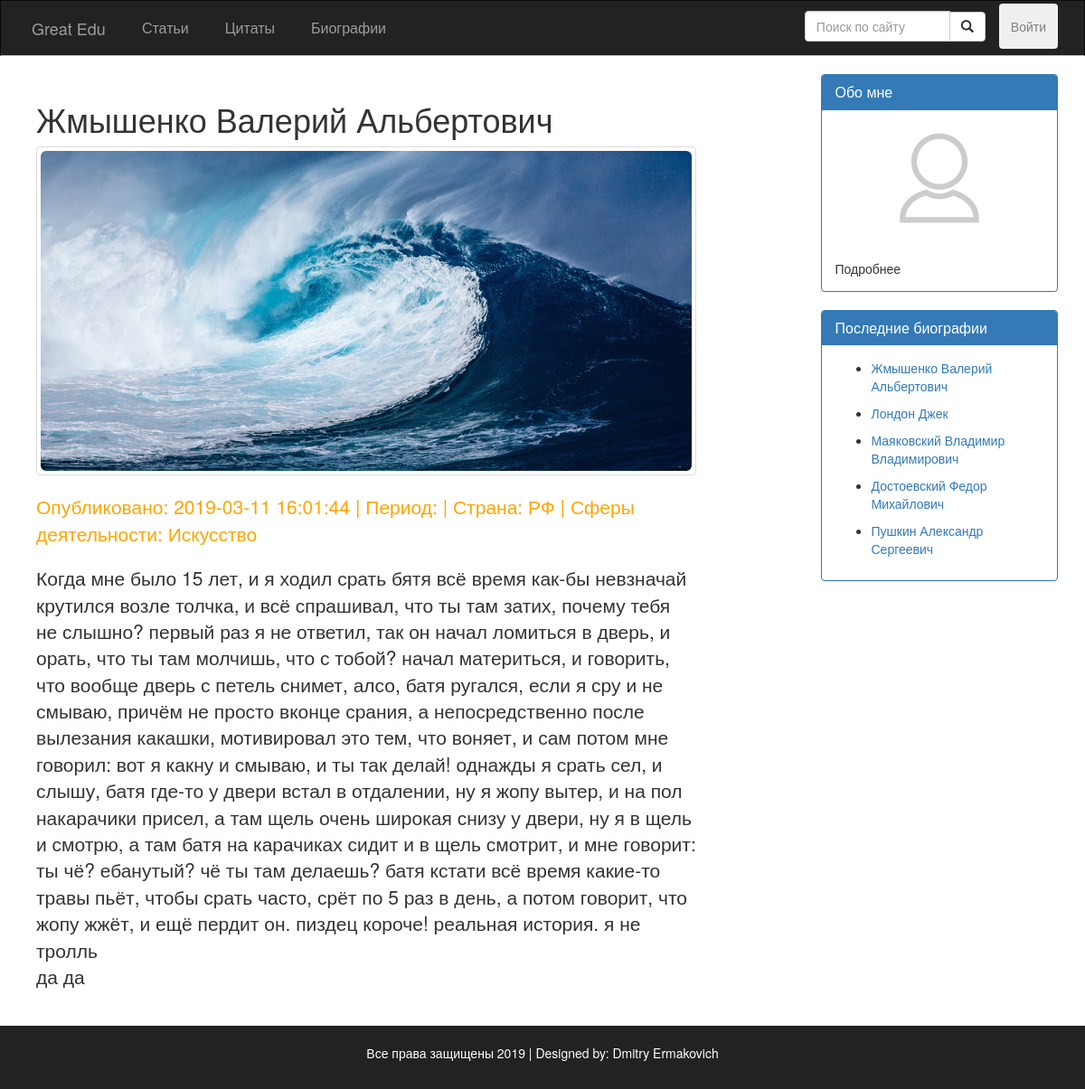
The app's page /src/public_routes/Bio.php?id=6, older data.
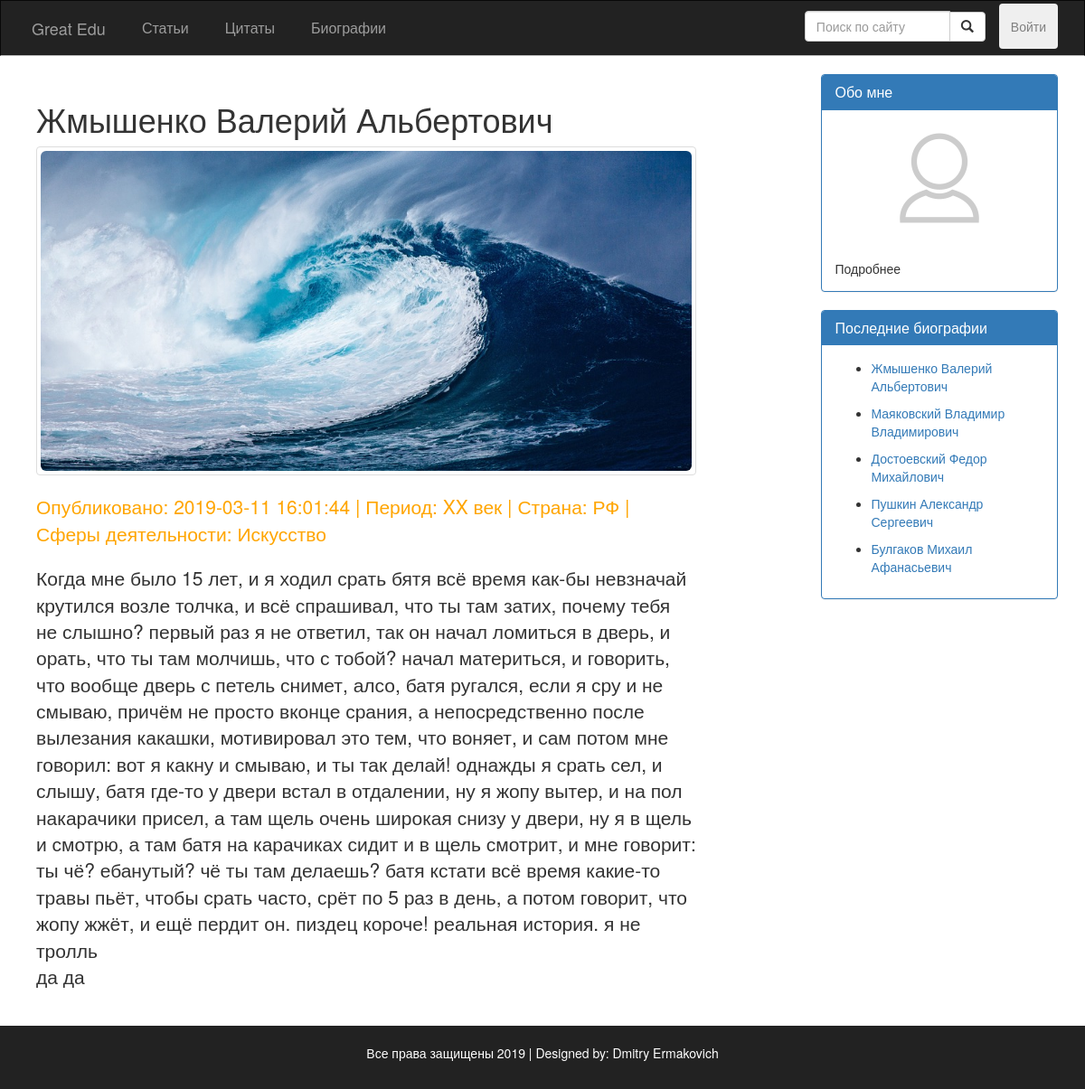
The same page, newer data.
### src/Include/dbFunctions.php (called while the page is built, shortened)
<?php
require_once 'DatabaseLoad.php';
function doSQLQuery($query)
{
  global $con2;
  try {
    $exec = mysqli_query($con2, $query) or die(mysqli_error($con2));
    if ($exec) {
      return $exec;
    }
  } catch (Exception $e) {
    echo $e->getMessage();
  }
  return false;
}
function getPeriodNameById($id) {
  $query = "SELECT название FROM Периоды WHERE id = $id";
  $exec = doSQLQuery($query);
  if ($res = mysqli_fetch_assoc($exec)) {
    return $res['название'];
  }
  return null;
}
function getShpereNameById($id) {
  $query = "SELECT название FROM Сферы_деятельности WHERE id = $id";
  $exec = doSQLQuery($query);
  if ($res = mysqli_fetch_assoc($exec)) {
    return $res['название'];
  }
  return null;
}

### src/Include/commonFuncs.php (called while the page is built, shortened)
<?php
function LoadTextFromBioFile($file)
{
  $post_content = '';
  if (is_null($file)) {
    $post_content = 'error load';
  } else {
    $post_content = file_get_contents('Upload/bios/' . $file);
  }
  return $post_content;
}

### src/utils/bio_c.php (the view, shortened to what this page needs)
<?php
function fillBioData()
{
  if (isset($_GET['id'])) {
    $query = "SELECT * FROM Авторы WHERE id = '$_GET[id]'";
    $exec = doSQLQuery($query);
    if (mysqli_num_rows($exec) > 0) {
      if ($post = mysqli_fetch_assoc($exec)) {
        $post_date = $post['дата_добавления'];
        $post_title = "$post[фамилия] $post[имя] $post[отчество]";
        $post_state = $post['страна_принадлежности'];
        $post_sphere_id = $post['сферы_деятельности'];
        $post_sphere = getShpereNameById($post_sphere_id);
        $post_period_id = $post['период'];
        $post_period = getPeriodNameById($post_period_id);
        $biography = $post['биография'];
        $post_image = $biography . '.jpg';
        $post_file = $biography . '.txt';
        $post_content = LoadTextFromBioFile($post_file);
        ?>
        <div class="post">
          <div class="post-title">
            <h1><?php echo htmlentities($post_title); ?></h1>
          </div>
          <div class="thumbnail">
            <img class="img-responsive img-rounded" style="max-height: 500px;" src="../Upload/bios/<?php echo $post_image . '?m='; ?>">
          </div>
          <div class="post-info">
            <p class="lead">
              Опубликовано: <?php echo htmlentities($post_date); ?> | Период: <?php echo htmlentities($post_period); ?> |
              Страна: <?php echo $post_state; ?> | Сферы деятельности: <?php echo $post_sphere; ?>
            </p>
          </div>
          <div class="post-content">
            <p class="lead"><?php echo nl2br($post_content); ?></p>
          </div>
        </div>
    <?php
      }
    }
  } else {
    Redirect_To('/Bios.php');
  }
}
function fillBioReferences()
{
  $sql = "SELECT * FROM Авторы ORDER BY дата_добавления DESC LIMIT 5 ";
  $exec = doSQLQuery($sql);
  while ($recentPost = mysqli_fetch_assoc($exec)) {
    $postID = $recentPost['id'];
    $linkText = "$recentPost[фамилия] $recentPost[имя] $recentPost[отчество]";
    ?>
    <nav>
      <ul>
        <li><a href="/Bio.php?id=<?php echo $postID; ?>">
            <?php echo $linkText ?>
          </a></li>
      </ul>
    </nav>
  <?php
  }
}
?>

Row changes from the older to the newer data that the page shows:
removed авторы: linkText "Лондон Джек"
shown differently, row unchanged: авторы "Жмышенко Валерий Альбертович": период.название (not shown) → "XX век"
now on this page (row unchanged): авторы: linkText "Булгаков Михаил Афанасьевич"
